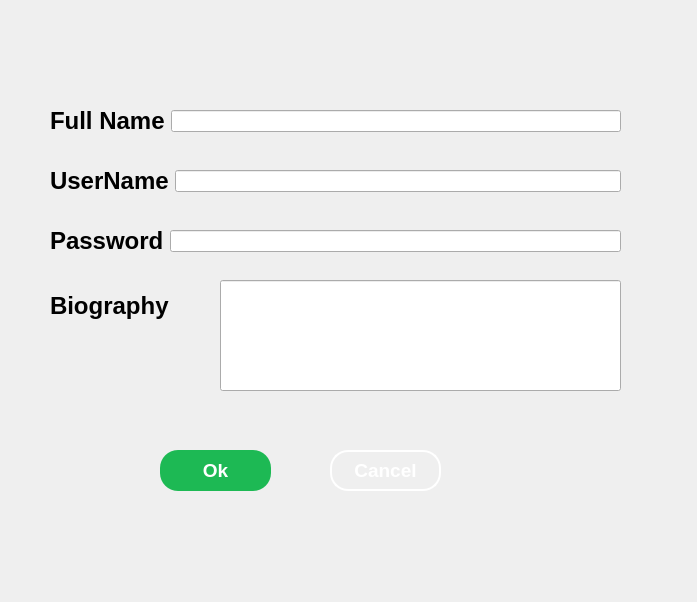
<?xml version="1.0" encoding="UTF-8"?>
<ui version="4.0">
 <class>EditAccountwindow</class>
 <widget class="QWidget" name="EditAccountwindow">
  <property name="geometry">
   <rect>
    <x>0</x>
    <y>0</y>
    <width>697</width>
    <height>602</height>
   </rect>
  </property>
  <property name="windowTitle">
   <string>Form</string>
  </property>
  <widget class="QWidget" name="layoutWidget_3">
   <property name="geometry">
    <rect>
     <x>50</x>
     <y>160</y>
     <width>571</width>
     <height>42</height>
    </rect>
   </property>
   <layout class="QHBoxLayout" name="horizontalLayout_6">
    <item>
     <widget class="QLabel" name="label_8">
      <property name="styleSheet">
       <string notr="true">QLabel{
    color:qlineargradient(
        x1:0,y1:0,x2:1,y2:0,
        stop:0 #1DB954,
        stop:0.5 #5CFF9D,
        stop:1 #1DB954);
    font-size:18pt;
    font-weight:900;
    font-family:&quot;Segoe UI&quot;;
}</string>
      </property>
      <property name="text">
       <string>UserName</string>
      </property>
     </widget>
    </item>
    <item>
     <widget class="QLineEdit" name="lineEdit_2"/>
    </item>
   </layout>
  </widget>
  <widget class="QPushButton" name="pushButton_2">
   <property name="geometry">
    <rect>
     <x>330</x>
     <y>450</y>
     <width>111</width>
     <height>41</height>
    </rect>
   </property>
   <property name="styleSheet">
    <string notr="true">QPushButton
{
    background-color: transparent;
    color: white;
    border: 2px solid white;
    border-radius: 18px;
    font-size: 14pt;
    font-weight: bold;
    padding: 8px;
}

QPushButton:hover
{
    border: 2px solid #1DB954;
    color: #1DB954;
}

QPushButton:pressed
{
    background-color: #282828;
}</string>
   </property>
   <property name="text">
    <string>Cancel</string>
   </property>
  </widget>
  <widget class="QLabel" name="label_10">
   <property name="geometry">
    <rect>
     <x>50</x>
     <y>270</y>
     <width>351</width>
     <height>71</height>
    </rect>
   </property>
   <property name="styleSheet">
    <string notr="true">QLabel{
    color:qlineargradient(
        x1:0,y1:0,x2:1,y2:0,
        stop:0 #1DB954,
        stop:0.5 #5CFF9D,
        stop:1 #1DB954);
    font-size:18pt;
    font-weight:900;
    font-family:&quot;Segoe UI&quot;;
}</string>
   </property>
   <property name="text">
    <string>Biography</string>
   </property>
  </widget>
  <widget class="QWidget" name="layoutWidget">
   <property name="geometry">
    <rect>
     <x>50</x>
     <y>100</y>
     <width>571</width>
     <height>42</height>
    </rect>
   </property>
   <layout class="QHBoxLayout" name="horizontalLayout_4">
    <item>
     <widget class="QLabel" name="label_6">
      <property name="styleSheet">
       <string notr="true">QLabel{
    color:qlineargradient(
        x1:0,y1:0,x2:1,y2:0,
        stop:0 #1DB954,
        stop:0.5 #5CFF9D,
        stop:1 #1DB954);
    font-size:18pt;
    font-weight:900;
    font-family:&quot;Segoe UI&quot;;
}</string>
      </property>
      <property name="text">
       <string>Full Name</string>
      </property>
     </widget>
    </item>
    <item>
     <widget class="QLineEdit" name="lineEdit"/>
    </item>
   </layout>
  </widget>
  <widget class="QLineEdit" name="lineEdit_4">
   <property name="geometry">
    <rect>
     <x>220</x>
     <y>280</y>
     <width>401</width>
     <height>111</height>
    </rect>
   </property>
  </widget>
  <widget class="QWidget" name="layoutWidget_2">
   <property name="geometry">
    <rect>
     <x>50</x>
     <y>220</y>
     <width>571</width>
     <height>42</height>
    </rect>
   </property>
   <layout class="QHBoxLayout" name="horizontalLayout_5">
    <item>
     <widget class="QLabel" name="label_7">
      <property name="styleSheet">
       <string notr="true">QLabel{
    color:qlineargradient(
        x1:0,y1:0,x2:1,y2:0,
        stop:0 #1DB954,
        stop:0.5 #5CFF9D,
        stop:1 #1DB954);
    font-size:18pt;
    font-weight:900;
    font-family:&quot;Segoe UI&quot;;
}</string>
      </property>
      <property name="text">
       <string>Password</string>
      </property>
     </widget>
    </item>
    <item>
     <widget class="QLineEdit" name="lineEdit_3"/>
    </item>
   </layout>
  </widget>
  <widget class="QPushButton" name="pushButton">
   <property name="geometry">
    <rect>
     <x>160</x>
     <y>450</y>
     <width>111</width>
     <height>41</height>
    </rect>
   </property>
   <property name="styleSheet">
    <string notr="true">QPushButton
{
    background-color: #1DB954;
    color: white;
    border: none;
    border-radius: 18px;
    font-size: 14pt;
    font-weight: bold;
    padding: 8px;
}

QPushButton:hover
{
    background-color: #1ED760;
}

QPushButton:pressed
{
    background-color: #169C46;
}</string>
   </property>
   <property name="text">
    <string>Ok</string>
   </property>
  </widget>
 </widget>
 <resources/>
 <connections/>
</ui>
